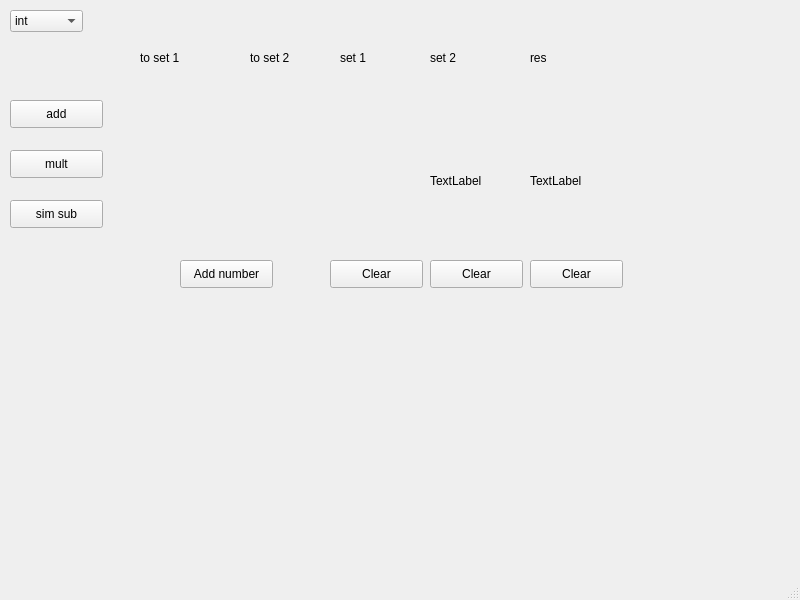
<?xml version="1.0" encoding="UTF-8"?>
<ui version="4.0">
 <class>MainWindow</class>
 <widget class="QMainWindow" name="MainWindow">
  <property name="geometry">
   <rect>
    <x>0</x>
    <y>0</y>
    <width>800</width>
    <height>600</height>
   </rect>
  </property>
  <property name="windowTitle">
   <string>MainWindow</string>
  </property>
  <widget class="QWidget" name="centralwidget">
   <widget class="QComboBox" name="comboBox">
    <property name="geometry">
     <rect>
      <x>10</x>
      <y>10</y>
      <width>73</width>
      <height>22</height>
     </rect>
    </property>
    <item>
     <property name="text">
      <string>int</string>
     </property>
    </item>
    <item>
     <property name="text">
      <string>string</string>
     </property>
    </item>
   </widget>
   <widget class="QPushButton" name="pushButton">
    <property name="geometry">
     <rect>
      <x>10</x>
      <y>100</y>
      <width>93</width>
      <height>28</height>
     </rect>
    </property>
    <property name="text">
     <string>add</string>
    </property>
   </widget>
   <widget class="QPushButton" name="pushButton_2">
    <property name="geometry">
     <rect>
      <x>10</x>
      <y>150</y>
      <width>93</width>
      <height>28</height>
     </rect>
    </property>
    <property name="text">
     <string>mult</string>
    </property>
   </widget>
   <widget class="QPushButton" name="pushButton_3">
    <property name="geometry">
     <rect>
      <x>10</x>
      <y>200</y>
      <width>93</width>
      <height>28</height>
     </rect>
    </property>
    <property name="text">
     <string>sim sub</string>
    </property>
   </widget>
   <widget class="QLabel" name="label">
    <property name="geometry">
     <rect>
      <x>330</x>
      <y>100</y>
      <width>71</width>
      <height>161</height>
     </rect>
    </property>
    <property name="text">
     <string/>
    </property>
   </widget>
   <widget class="QLabel" name="label_2">
    <property name="geometry">
     <rect>
      <x>430</x>
      <y>100</y>
      <width>71</width>
      <height>161</height>
     </rect>
    </property>
    <property name="text">
     <string>TextLabel</string>
    </property>
   </widget>
   <widget class="QLabel" name="label_3">
    <property name="geometry">
     <rect>
      <x>530</x>
      <y>100</y>
      <width>71</width>
      <height>161</height>
     </rect>
    </property>
    <property name="text">
     <string>TextLabel</string>
    </property>
   </widget>
   <widget class="QLabel" name="label_4">
    <property name="geometry">
     <rect>
      <x>140</x>
      <y>50</y>
      <width>55</width>
      <height>16</height>
     </rect>
    </property>
    <property name="text">
     <string>to set 1</string>
    </property>
   </widget>
   <widget class="QLabel" name="label_5">
    <property name="geometry">
     <rect>
      <x>250</x>
      <y>50</y>
      <width>55</width>
      <height>16</height>
     </rect>
    </property>
    <property name="text">
     <string>to set 2</string>
    </property>
   </widget>
   <widget class="QLabel" name="label_6">
    <property name="geometry">
     <rect>
      <x>340</x>
      <y>50</y>
      <width>55</width>
      <height>16</height>
     </rect>
    </property>
    <property name="text">
     <string>set 1</string>
    </property>
   </widget>
   <widget class="QLabel" name="label_7">
    <property name="geometry">
     <rect>
      <x>430</x>
      <y>50</y>
      <width>55</width>
      <height>16</height>
     </rect>
    </property>
    <property name="text">
     <string>set 2</string>
    </property>
   </widget>
   <widget class="QLabel" name="label_8">
    <property name="geometry">
     <rect>
      <x>530</x>
      <y>50</y>
      <width>55</width>
      <height>16</height>
     </rect>
    </property>
    <property name="text">
     <string>res</string>
    </property>
   </widget>
   <widget class="QPushButton" name="pushButton_4">
    <property name="geometry">
     <rect>
      <x>180</x>
      <y>260</y>
      <width>93</width>
      <height>28</height>
     </rect>
    </property>
    <property name="text">
     <string>Add number</string>
    </property>
   </widget>
   <widget class="QPushButton" name="pushButton_5">
    <property name="geometry">
     <rect>
      <x>330</x>
      <y>260</y>
      <width>93</width>
      <height>28</height>
     </rect>
    </property>
    <property name="text">
     <string>Clear</string>
    </property>
   </widget>
   <widget class="QPushButton" name="pushButton_6">
    <property name="geometry">
     <rect>
      <x>430</x>
      <y>260</y>
      <width>93</width>
      <height>28</height>
     </rect>
    </property>
    <property name="text">
     <string>Clear</string>
    </property>
   </widget>
   <widget class="QPushButton" name="pushButton_7">
    <property name="geometry">
     <rect>
      <x>530</x>
      <y>260</y>
      <width>93</width>
      <height>28</height>
     </rect>
    </property>
    <property name="text">
     <string>Clear</string>
    </property>
   </widget>
  </widget>
  <widget class="QMenuBar" name="menubar">
   <property name="geometry">
    <rect>
     <x>0</x>
     <y>0</y>
     <width>800</width>
     <height>26</height>
    </rect>
   </property>
  </widget>
  <widget class="QStatusBar" name="statusbar"/>
 </widget>
 <resources/>
 <connections/>
</ui>
